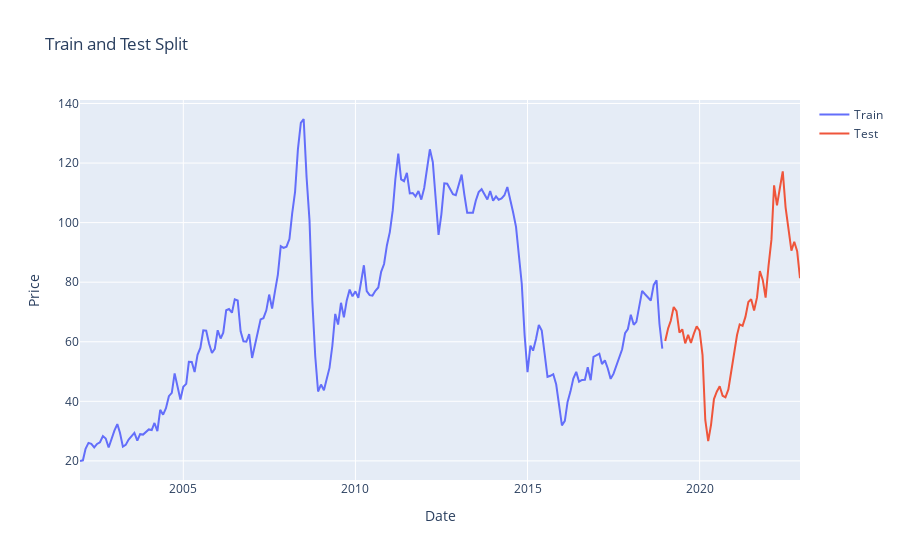

The notebook cell saved with this chart:
### Code cell
#%%

# Plot train and test splits
fig = go.Figure()
fig.add_trace(go.Scatter(x=train.index, y=train['Price'], mode='lines', name='Train'))
fig.add_trace(go.Scatter(x=test.index, y=test['Price'], mode='lines', name='Test'))
fig.update_layout(title='Train and Test Split', xaxis_title='Date', yaxis_title='Price')
fig.show()

### Figure 1 — Plotly figure (JSON) as saved in the notebook; plotly's stock layout.template omitted (floating-point values rounded to 4 significant figures; data arrays with more than 128 entries replaced by an {"elided": "..."} marker saying what was removed)
{"data": [{"mode": "lines", "name": "Train", "type": "scatter", "x": {"elided": "204 str values"}, "y": {"elided": "204 float values"}}, {"mode": "lines", "name": "Test", "type": "scatter", "x": ["2019-01-01T00:00:00", "2019-02-01T00:00:00", "2019-03-01T00:00:00", "2019-04-01T00:00:00", "2019-05-01T00:00:00", "2019-06-01T00:00:00", "2019-07-01T00:00:00", "2019-08-01T00:00:00", "2019-09-01T00:00:00", "2019-10-01T00:00:00", "2019-11-01T00:00:00", "2019-12-01T00:00:00", "2020-01-01T00:00:00", "2020-02-01T00:00:00", "2020-03-01T00:00:00", "2020-04-01T00:00:00", "2020-05-01T00:00:00", "2020-06-01T00:00:00", "2020-07-01T00:00:00", "2020-08-01T00:00:00", "2020-09-01T00:00:00", "2020-10-01T00:00:00", "2020-11-01T00:00:00", "2020-12-01T00:00:00", "2021-01-01T00:00:00", "2021-02-01T00:00:00", "2021-03-01T00:00:00", "2021-04-01T00:00:00", "2021-05-01T00:00:00", "2021-06-01T00:00:00", "2021-07-01T00:00:00", "2021-08-01T00:00:00", "2021-09-01T00:00:00", "2021-10-01T00:00:00", "2021-11-01T00:00:00", "2021-12-01T00:00:00", "2022-01-01T00:00:00", "2022-02-01T00:00:00", "2022-03-01T00:00:00", "2022-04-01T00:00:00", "2022-05-01T00:00:00", "2022-06-01T00:00:00", "2022-07-01T00:00:00", "2022-08-01T00:00:00", "2022-09-01T00:00:00", "2022-10-01T00:00:00", "2022-11-01T00:00:00", "2022-12-01T00:00:00"], "y": [60.23, 64.5, 67.05, 71.66, 70.3, 63.05, 64.19, 59.47, 62.29, 59.63, 62.71, 65.17, 63.67, 55.53, 33.73, 26.63, 32.11, 40.77, 43.24, 45.04, 41.87, 41.36, 43.98, 50.23, 55.33, 62.27, 65.84, 65.33, 68.34, 73.35, 74.29, 70.51, 74.88, 83.75, 80.75, 74.8, 85.48, 94.28, 112.5, 105.8, 111.5, 117.2, 105.1, 97.74, 90.57, 93.6, 90.38, 81.34]}], "layout": {"title": {"text": "Train and Test Split"}, "xaxis": {"title": {"text": "Date"}}, "yaxis": {"title": {"text": "Price"}}}}
